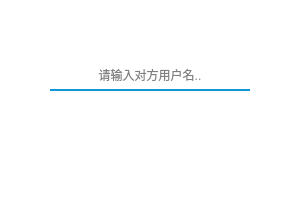
<?xml version="1.0" encoding="UTF-8"?>
<ui version="4.0">
 <class>add_friend</class>
 <widget class="QDialog" name="add_friend">
  <property name="geometry">
   <rect>
    <x>0</x>
    <y>0</y>
    <width>300</width>
    <height>200</height>
   </rect>
  </property>
  <property name="minimumSize">
   <size>
    <width>300</width>
    <height>200</height>
   </size>
  </property>
  <property name="maximumSize">
   <size>
    <width>300</width>
    <height>200</height>
   </size>
  </property>
  <property name="windowTitle">
   <string>添加好友</string>
  </property>
  <property name="styleSheet">
   <string notr="true">background-color : rgb(255,255,255);</string>
  </property>
  <widget class="QLineEdit" name="lineEdit">
   <property name="geometry">
    <rect>
     <x>50</x>
     <y>60</y>
     <width>200</width>
     <height>31</height>
    </rect>
   </property>
   <property name="styleSheet">
    <string notr="true">background:transparent;
border-color:rgb(18,150,219);
border-style:solid;
border-bottom-width:2px;</string>
   </property>
   <property name="text">
    <string/>
   </property>
   <property name="alignment">
    <set>Qt::AlignCenter</set>
   </property>
   <property name="placeholderText">
    <string>请输入对方用户名..</string>
   </property>
  </widget>
  <widget class="QToolButton" name="requestList">
   <property name="geometry">
    <rect>
     <x>210</x>
     <y>120</y>
     <width>60</width>
     <height>60</height>
    </rect>
   </property>
   <property name="cursor">
    <cursorShape>PointingHandCursor</cursorShape>
   </property>
   <property name="mouseTracking">
    <bool>false</bool>
   </property>
   <property name="tabletTracking">
    <bool>false</bool>
   </property>
   <property name="styleSheet">
    <string notr="true">background:transparent;border-width:0;border-style:outset;
font: 200 10pt &quot;微软雅黑&quot;;
</string>
   </property>
   <property name="text">
    <string/>
   </property>
   <property name="icon">
    <iconset resource="mainwindow.qrc">
     <normaloff>:/mainwindowpic/addfriend.png</normaloff>:/mainwindowpic/addfriend.png</iconset>
   </property>
   <property name="iconSize">
    <size>
     <width>60</width>
     <height>60</height>
    </size>
   </property>
   <property name="autoRepeatDelay">
    <number>300</number>
   </property>
   <property name="toolButtonStyle">
    <enum>Qt::ToolButtonIconOnly</enum>
   </property>
  </widget>
 </widget>
 <resources>
  <include location="mainwindow.qrc"/>
 </resources>
 <connections/>
</ui>
